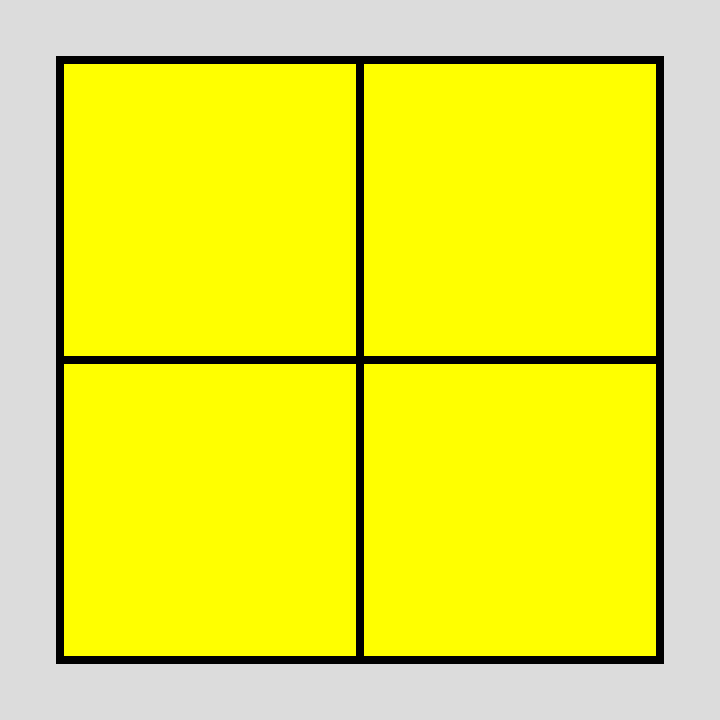
Frame 1 (no input)
Frame 60 (no input): identical to frame 1, image omitted
Frame 120 (the mouse pressed at the canvas centre since frame 60): identical to frame 1, image omitted

The p5.js sketch that drew this single still picture (run headless with seeded random() and noise() and a simulated clock; from frame 60 on, the mouse is pressed at the canvas centre):

// p5.js sketch
// ── sketch.js
function setup() {//runs once
  createCanvas(720, 720);
  fill("yellow");
  strokeWeight(8);
}

function draw() {//runs in a loop
  background(220);

  translate(60, 60);

  for (var y = 0; y < 600; y = y + 300) {
  
  for (var x = 0; x < 600; x = x + 300) {
  
  quad(x, y, 
      x + 300, y, 
      x + 300, y + 300, 
      x, y + 300);
    
  }   
  } 
} 
